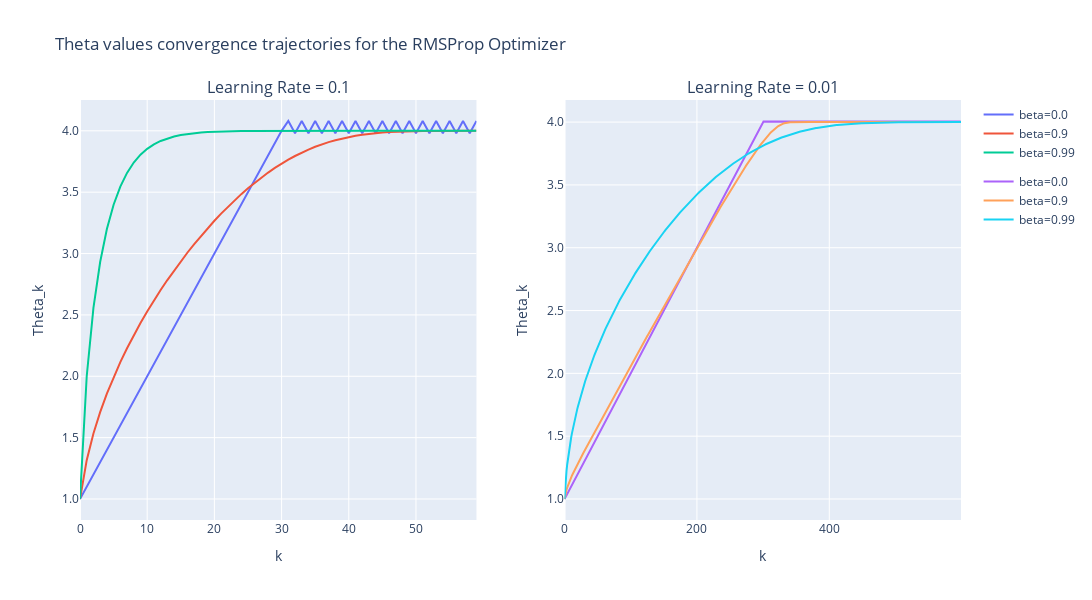
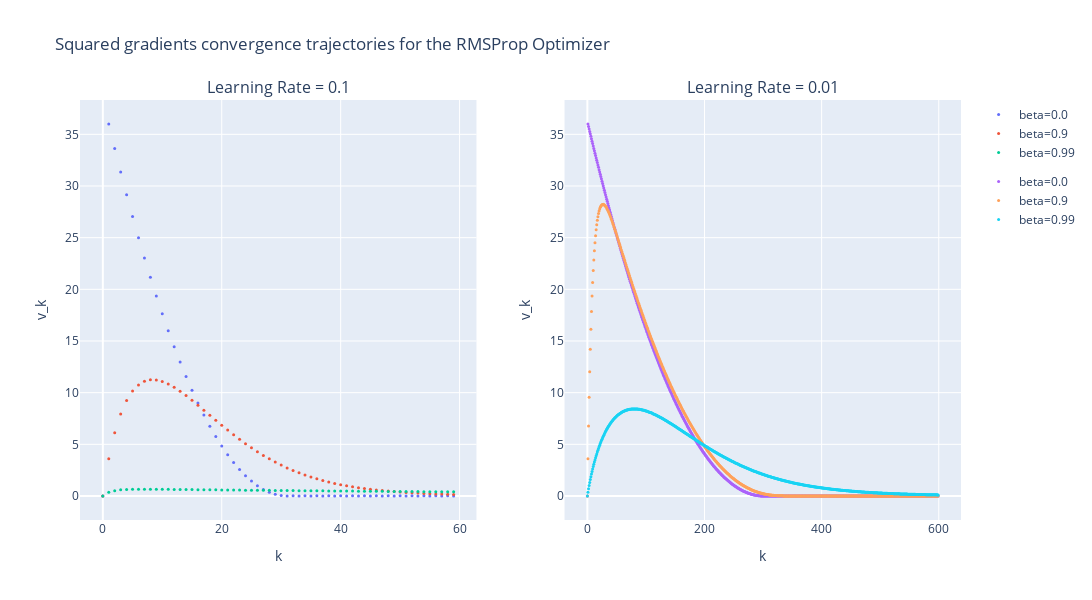

Source (notebook cell) for these figures, in order:
### Markdown cell above
## RMSProp - Discrete

### Code cell
# Create subplots for visualizing theta values and squared gradients (v) for different learning rates
fig_theta = make_subplots(rows=1, cols=n_learning_rates, 
                          subplot_titles=[f'Learning Rate = {lr}' for lr in param_grid['lr']])
fig_v = make_subplots(rows=1, cols=n_learning_rates, 
                      subplot_titles=[f'Learning Rate = {lr}' for lr in param_grid['lr']])

# Iterate over each learning rate in the parameter grid
for i, lr in enumerate(param_grid['lr']):

    # Filter the list of parameters for the current learning rate
    filtered_params = [p for p in param_list if p['lr'] == lr]

    # Set the number of epochs based on the learning rate
    if lr == 0.1:
        epochs = 60  # 60 epochs for learning rate 0.1
    elif lr == 0.01:
        epochs = 600  # 600 epochs for learning rate 0.01

    # Iterate over the filtered parameter configurations
    for params in filtered_params:
        theta_initial = 1.0  # Initial value for theta
        
        print(f'\nRMSProp Configuration: {params}')
        
        # Initialize and solve the RMSProp optimization problem with momentum
        solver = RMSPropMomentum(dL=dL, lr=lr, beta=params['beta'], epochs=epochs)
        solver.solve(theta_initial=theta_initial)

        label = f"beta={params['beta']}"  # Label for the legend
        
        # Add the theta results to the subplot for theta convergence
        fig_theta.add_trace(go.Scatter(
            x=list(range(epochs)),  # X-axis: epoch numbers
            y=solver.theta_result,  # Y-axis: theta values over epochs
            mode='lines',           # Line plot
            name=label,             # Name for the legend
            legendgroup=f'LR={lr}', # Group traces by learning rate
        ), row=1, col=i+1)  # Add to the appropriate subplot
            
        # Add the squared gradient results (v) to the subplot for v convergence
        fig_v.add_trace(go.Scatter(
            x=list(range(epochs)),  # X-axis: epoch numbers
            y=solver.v_result,      # Y-axis: squared gradients (v) over epochs
            mode='markers',         # Scatter plot with markers
            marker=dict(size=3),    # Marker size
            name=label,             # Name for the legend
            legendgroup=f'LR={lr}', # Group traces by learning rate
        ), row=1, col=i+1)  # Add to the appropriate subplot

# Update layout titles and legend visibility for the theta plot
fig_theta.update_layout(title_text='Theta values convergence trajectories for the RMSProp Optimizer', showlegend=True)

# Update layout titles and legend visibility for the squared gradients plot
fig_v.update_layout(title_text='Squared gradients convergence trajectories for the RMSProp Optimizer', showlegend=True)

# Update the axes labels and formatting for the theta plot
fig_theta.update_xaxes(title_text="k")
fig_theta.update_yaxes(tickformat=".1f", title_text="Theta_k")
fig_theta.update_layout(
    width=1500,  # Width in pixels
    height=600   # Height in pixels
)

# Update the axes labels and formatting for the squared gradients plot
fig_v.update_xaxes(title_text="k")
fig_v.update_yaxes(title_text="v_k")
fig_v.update_layout(
    width=1500,  # Width in pixels
    height=600   # Height in pixels
)

# Display the figures
fig_theta.show()
fig_v.show()

### Figure 1 — Plotly figure (JSON) as saved in the notebook; plotly's stock layout.template omitted (floating-point values rounded to 4 significant figures; data arrays with more than 128 entries replaced by an {"elided": "..."} marker saying what was removed)
{"data": [{"legendgroup": "LR=0.1", "mode": "lines", "name": "beta=0.0", "type": "scatter", "x": [0, 1, 2, 3, 4, 5, 6, 7, 8, 9, 10, 11, 12, 13, 14, 15, 16, 17, 18, 19, 20, 21, 22, 23, 24, 25, 26, 27, 28, 29, 30, 31, 32, 33, 34, 35, 36, 37, 38, 39, 40, 41, 42, 43, 44, 45, 46, 47, 48, 49, 50, 51, 52, 53, 54, 55, 56, 57, 58, 59], "xaxis": "x", "y": [1, 1.1, 1.2, 1.3, 1.4, 1.5, 1.6, 1.7, 1.8, 1.9, 2.0, 2.1, 2.2, 2.3, 2.4, 2.5, 2.6, 2.7, 2.8, 2.9, 3.0, 3.1, 3.2, 3.3, 3.4, 3.5, 3.6, 3.7, 3.8, 3.9, 4.0, 4.08, 3.98, 4.08, 3.98, 4.08, 3.98, 4.08, 3.98, 4.08, 3.98, 4.08, 3.98, 4.08, 3.98, 4.08, 3.98, 4.08, 3.98, 4.08, 3.98, 4.08, 3.98, 4.08, 3.98, 4.08, 3.98, 4.08, 3.98, 4.08], "yaxis": "y"}, {"legendgroup": "LR=0.1", "mode": "lines", "name": "beta=0.9", "type": "scatter", "x": [0, 1, 2, 3, 4, 5, 6, 7, 8, 9, 10, 11, 12, 13, 14, 15, 16, 17, 18, 19, 20, 21, 22, 23, 24, 25, 26, 27, 28, 29, 30, 31, 32, 33, 34, 35, 36, 37, 38, 39, 40, 41, 42, 43, 44, 45, 46, 47, 48, 49, 50, 51, 52, 53, 54, 55, 56, 57, 58, 59], "xaxis": "x", "y": [1, 1.316, 1.533, 1.708, 1.859, 1.993, 2.116, 2.229, 2.334, 2.434, 2.528, 2.617, 2.703, 2.784, 2.862, 2.937, 3.008, 3.077, 3.143, 3.207, 3.267, 3.325, 3.381, 3.434, 3.484, 3.532, 3.577, 3.62, 3.66, 3.697, 3.732, 3.765, 3.795, 3.822, 3.847, 3.87, 3.89, 3.908, 3.924, 3.938, 3.95, 3.96, 3.968, 3.975, 3.981, 3.986, 3.99, 3.992, 3.995, 3.996, 3.997, 3.998, 3.999, 3.999, 4.0, 4.0, 4.0, 4.0, 4.0, 4.0], "yaxis": "y"}, {"legendgroup": "LR=0.1", "mode": "lines", "name": "beta=0.99", "type": "scatter", "x": [0, 1, 2, 3, 4, 5, 6, 7, 8, 9, 10, 11, 12, 13, 14, 15, 16, 17, 18, 19, 20, 21, 22, 23, 24, 25, 26, 27, 28, 29, 30, 31, 32, 33, 34, 35, 36, 37, 38, 39, 40, 41, 42, 43, 44, 45, 46, 47, 48, 49, 50, 51, 52, 53, 54, 55, 56, 57, 58, 59], "xaxis": "x", "y": [1, 2.0, 2.557, 2.931, 3.199, 3.397, 3.546, 3.657, 3.742, 3.805, 3.853, 3.89, 3.917, 3.938, 3.954, 3.965, 3.974, 3.981, 3.986, 3.989, 3.992, 3.994, 3.996, 3.997, 3.998, 3.998, 3.999, 3.999, 3.999, 4.0, 4.0, 4.0, 4.0, 4.0, 4.0, 4.0, 4.0, 4.0, 4.0, 4.0, 4.0, 4.0, 4.0, 4.0, 4.0, 4.0, 4.0, 4.0, 4.0, 4.0, 4.0, 4.0, 4.0, 4.0, 4.0, 4.0, 4.0, 4.0, 4.0, 4.0], "yaxis": "y"}, {"legendgroup": "LR=0.01", "mode": "lines", "name": "beta=0.0", "type": "scatter", "x": {"elided": "600 int values"}, "xaxis": "x2", "y": {"elided": "600 float values"}, "yaxis": "y2"}, {"legendgroup": "LR=0.01", "mode": "lines", "name": "beta=0.9", "type": "scatter", "x": {"elided": "600 int values"}, "xaxis": "x2", "y": {"elided": "600 float values"}, "yaxis": "y2"}, {"legendgroup": "LR=0.01", "mode": "lines", "name": "beta=0.99", "type": "scatter", "x": {"elided": "600 int values"}, "xaxis": "x2", "y": {"elided": "600 float values"}, "yaxis": "y2"}], "layout": {"annotations": [{"font": {"size": 16}, "showarrow": false, "text": "Learning Rate = 0.1", "x": 0.225, "xanchor": "center", "xref": "paper", "y": 1, "yanchor": "bottom", "yref": "paper"}, {"font": {"size": 16}, "showarrow": false, "text": "Learning Rate = 0.01", "x": 0.775, "xanchor": "center", "xref": "paper", "y": 1, "yanchor": "bottom", "yref": "paper"}], "height": 600, "showlegend": true, "title": {"text": "Theta values convergence trajectories for the RMSProp Optimizer"}, "width": 1500, "xaxis": {"anchor": "y", "domain": [0, 0.45], "title": {"text": "k"}}, "xaxis2": {"anchor": "y2", "domain": [0.55, 1], "title": {"text": "k"}}, "yaxis": {"anchor": "x", "domain": [0, 1], "tickformat": ".1f", "title": {"text": "Theta_k"}}, "yaxis2": {"anchor": "x2", "domain": [0, 1], "tickformat": ".1f", "title": {"text": "Theta_k"}}}}

### Figure 2 — Plotly figure (JSON) as saved in the notebook; plotly's stock layout.template omitted (floating-point values rounded to 4 significant figures; data arrays with more than 128 entries replaced by an {"elided": "..."} marker saying what was removed)
{"data": [{"legendgroup": "LR=0.1", "marker": {"size": 3}, "mode": "markers", "name": "beta=0.0", "type": "scatter", "x": [0, 1, 2, 3, 4, 5, 6, 7, 8, 9, 10, 11, 12, 13, 14, 15, 16, 17, 18, 19, 20, 21, 22, 23, 24, 25, 26, 27, 28, 29, 30, 31, 32, 33, 34, 35, 36, 37, 38, 39, 40, 41, 42, 43, 44, 45, 46, 47, 48, 49, 50, 51, 52, 53, 54, 55, 56, 57, 58, 59], "xaxis": "x", "y": [0, 36, 33.64, 31.36, 29.16, 27.04, 25.0, 23.04, 21.16, 19.36, 17.64, 16.0, 14.44, 12.96, 11.56, 10.24, 9.0, 7.84, 6.76, 5.76, 4.84, 4.0, 3.24, 2.56, 1.96, 1.44, 1.0, 0.64, 0.36, 0.16, 0.04, 1.596e-15, 0.02559, 0.001603, 0.02559, 0.001603, 0.02559, 0.001603, 0.02559, 0.001603, 0.02559, 0.001603, 0.02559, 0.001603, 0.02559, 0.001603, 0.02559, 0.001603, 0.02559, 0.001603, 0.02559, 0.001603, 0.02559, 0.001603, 0.02559, 0.001603, 0.02559, 0.001603, 0.02559, 0.001603], "yaxis": "y"}, {"legendgroup": "LR=0.1", "marker": {"size": 3}, "mode": "markers", "name": "beta=0.9", "type": "scatter", "x": [0, 1, 2, 3, 4, 5, 6, 7, 8, 9, 10, 11, 12, 13, 14, 15, 16, 17, 18, 19, 20, 21, 22, 23, 24, 25, 26, 27, 28, 29, 30, 31, 32, 33, 34, 35, 36, 37, 38, 39, 40, 41, 42, 43, 44, 45, 46, 47, 48, 49, 50, 51, 52, 53, 54, 55, 56, 57, 58, 59], "xaxis": "x", "y": [0, 3.6, 6.121, 7.943, 9.25, 10.16, 10.75, 11.1, 11.24, 11.23, 11.09, 10.84, 10.53, 10.15, 9.723, 9.268, 8.794, 8.308, 7.817, 7.329, 6.848, 6.378, 5.922, 5.484, 5.064, 4.664, 4.285, 3.928, 3.593, 3.28, 2.989, 2.719, 2.469, 2.239, 2.028, 1.834, 1.658, 1.497, 1.35, 1.218, 1.097, 0.9887, 0.8905, 0.8018, 0.7219, 0.6498, 0.5849, 0.5265, 0.4739, 0.4265, 0.3838, 0.3455, 0.3109, 0.2798, 0.2518, 0.2267, 0.204, 0.1836, 0.1652, 0.1487], "yaxis": "y"}, {"legendgroup": "LR=0.1", "marker": {"size": 3}, "mode": "markers", "name": "beta=0.99", "type": "scatter", "x": [0, 1, 2, 3, 4, 5, 6, 7, 8, 9, 10, 11, 12, 13, 14, 15, 16, 17, 18, 19, 20, 21, 22, 23, 24, 25, 26, 27, 28, 29, 30, 31, 32, 33, 34, 35, 36, 37, 38, 39, 40, 41, 42, 43, 44, 45, 46, 47, 48, 49, 50, 51, 52, 53, 54, 55, 56, 57, 58, 59], "xaxis": "x", "y": [0, 0.36, 0.5164, 0.5946, 0.6343, 0.6536, 0.6616, 0.6633, 0.6613, 0.6574, 0.6523, 0.6467, 0.6407, 0.6345, 0.6283, 0.6222, 0.616, 0.6098, 0.6038, 0.5977, 0.5918, 0.5858, 0.58, 0.5742, 0.5684, 0.5628, 0.5571, 0.5516, 0.546, 0.5406, 0.5352, 0.5298, 0.5245, 0.5193, 0.5141, 0.5089, 0.5039, 0.4988, 0.4938, 0.4889, 0.484, 0.4792, 0.4744, 0.4696, 0.4649, 0.4603, 0.4557, 0.4511, 0.4466, 0.4421, 0.4377, 0.4333, 0.429, 0.4247, 0.4205, 0.4163, 0.4121, 0.408, 0.4039, 0.3999], "yaxis": "y"}, {"legendgroup": "LR=0.01", "marker": {"size": 3}, "mode": "markers", "name": "beta=0.0", "type": "scatter", "x": {"elided": "600 int values"}, "xaxis": "x2", "y": {"elided": "600 float values"}, "yaxis": "y2"}, {"legendgroup": "LR=0.01", "marker": {"size": 3}, "mode": "markers", "name": "beta=0.9", "type": "scatter", "x": {"elided": "600 int values"}, "xaxis": "x2", "y": {"elided": "600 float values"}, "yaxis": "y2"}, {"legendgroup": "LR=0.01", "marker": {"size": 3}, "mode": "markers", "name": "beta=0.99", "type": "scatter", "x": {"elided": "600 int values"}, "xaxis": "x2", "y": {"elided": "600 float values"}, "yaxis": "y2"}], "layout": {"annotations": [{"font": {"size": 16}, "showarrow": false, "text": "Learning Rate = 0.1", "x": 0.225, "xanchor": "center", "xref": "paper", "y": 1, "yanchor": "bottom", "yref": "paper"}, {"font": {"size": 16}, "showarrow": false, "text": "Learning Rate = 0.01", "x": 0.775, "xanchor": "center", "xref": "paper", "y": 1, "yanchor": "bottom", "yref": "paper"}], "height": 600, "showlegend": true, "title": {"text": "Squared gradients convergence trajectories for the RMSProp Optimizer"}, "width": 1500, "xaxis": {"anchor": "y", "domain": [0, 0.45], "title": {"text": "k"}}, "xaxis2": {"anchor": "y2", "domain": [0.55, 1], "title": {"text": "k"}}, "yaxis": {"anchor": "x", "domain": [0, 1], "title": {"text": "v_k"}}, "yaxis2": {"anchor": "x2", "domain": [0, 1], "title": {"text": "v_k"}}}}
